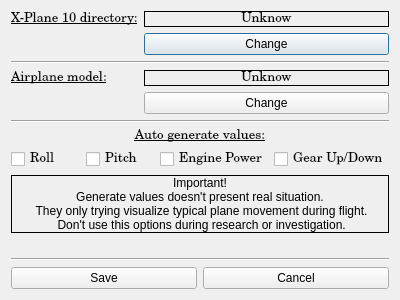
<?xml version="1.0" encoding="UTF-8"?>
<ui version="4.0">
 <class>Options</class>
 <widget class="QDialog" name="Options">
  <property name="geometry">
   <rect>
    <x>0</x>
    <y>0</y>
    <width>400</width>
    <height>300</height>
   </rect>
  </property>
  <property name="windowTitle">
   <string>QAR-Plane Options</string>
  </property>
  <property name="windowIcon">
   <iconset resource="appfiles.qrc">
    <normaloff>:/pictures/options.png</normaloff>:/pictures/options.png</iconset>
  </property>
  <property name="whatsThis">
   <string/>
  </property>
  <layout class="QVBoxLayout" name="verticalLayout_2">
   <item>
    <layout class="QFormLayout" name="formLayout">
     <item row="0" column="0">
      <widget class="QLabel" name="label">
       <property name="font">
        <font>
         <family>Century</family>
         <pointsize>10</pointsize>
         <weight>50</weight>
         <bold>false</bold>
         <underline>true</underline>
        </font>
       </property>
       <property name="frameShape">
        <enum>QFrame::NoFrame</enum>
       </property>
       <property name="text">
        <string>X-Plane 10 directory:</string>
       </property>
      </widget>
     </item>
     <item row="0" column="1">
      <widget class="QLabel" name="label_2">
       <property name="font">
        <font>
         <family>Century</family>
         <pointsize>10</pointsize>
         <weight>50</weight>
         <italic>false</italic>
         <bold>false</bold>
         <underline>false</underline>
        </font>
       </property>
       <property name="frameShape">
        <enum>QFrame::Panel</enum>
       </property>
       <property name="text">
        <string>Unknow</string>
       </property>
       <property name="alignment">
        <set>Qt::AlignCenter</set>
       </property>
      </widget>
     </item>
     <item row="1" column="1">
      <widget class="QPushButton" name="pushButton_3">
       <property name="text">
        <string>Change</string>
       </property>
      </widget>
     </item>
     <item row="2" column="0" colspan="2">
      <widget class="Line" name="line">
       <property name="orientation">
        <enum>Qt::Horizontal</enum>
       </property>
      </widget>
     </item>
     <item row="3" column="0">
      <widget class="QLabel" name="label_3">
       <property name="font">
        <font>
         <family>Century</family>
         <pointsize>10</pointsize>
         <underline>true</underline>
        </font>
       </property>
       <property name="layoutDirection">
        <enum>Qt::LeftToRight</enum>
       </property>
       <property name="text">
        <string>Airplane model:</string>
       </property>
      </widget>
     </item>
     <item row="3" column="1">
      <widget class="QLabel" name="label_4">
       <property name="font">
        <font>
         <family>Century</family>
         <pointsize>10</pointsize>
        </font>
       </property>
       <property name="frameShape">
        <enum>QFrame::Panel</enum>
       </property>
       <property name="frameShadow">
        <enum>QFrame::Plain</enum>
       </property>
       <property name="text">
        <string>Unknow</string>
       </property>
       <property name="alignment">
        <set>Qt::AlignCenter</set>
       </property>
      </widget>
     </item>
     <item row="4" column="1">
      <widget class="QPushButton" name="pushButton_4">
       <property name="text">
        <string>Change</string>
       </property>
      </widget>
     </item>
     <item row="5" column="0" colspan="2">
      <widget class="Line" name="line_2">
       <property name="orientation">
        <enum>Qt::Horizontal</enum>
       </property>
      </widget>
     </item>
     <item row="6" column="0" colspan="2">
      <widget class="QLabel" name="label_5">
       <property name="font">
        <font>
         <family>Century</family>
         <pointsize>10</pointsize>
         <underline>true</underline>
        </font>
       </property>
       <property name="text">
        <string>Auto generate values:</string>
       </property>
       <property name="alignment">
        <set>Qt::AlignCenter</set>
       </property>
      </widget>
     </item>
     <item row="7" column="0" colspan="2">
      <layout class="QHBoxLayout" name="horizontalLayout_2">
       <item>
        <widget class="QCheckBox" name="checkBox_4">
         <property name="sizePolicy">
          <sizepolicy hsizetype="Minimum" vsizetype="Fixed">
           <horstretch>0</horstretch>
           <verstretch>0</verstretch>
          </sizepolicy>
         </property>
         <property name="font">
          <font>
           <family>Century</family>
           <pointsize>10</pointsize>
          </font>
         </property>
         <property name="text">
          <string>Roll</string>
         </property>
        </widget>
       </item>
       <item>
        <widget class="QCheckBox" name="checkBox">
         <property name="sizePolicy">
          <sizepolicy hsizetype="Minimum" vsizetype="Fixed">
           <horstretch>0</horstretch>
           <verstretch>0</verstretch>
          </sizepolicy>
         </property>
         <property name="font">
          <font>
           <family>Century</family>
           <pointsize>10</pointsize>
          </font>
         </property>
         <property name="text">
          <string>Pitch</string>
         </property>
         <property name="autoRepeat">
          <bool>false</bool>
         </property>
        </widget>
       </item>
       <item>
        <widget class="QCheckBox" name="checkBox_3">
         <property name="font">
          <font>
           <family>Century</family>
           <pointsize>10</pointsize>
          </font>
         </property>
         <property name="text">
          <string>Engine Power</string>
         </property>
        </widget>
       </item>
       <item>
        <widget class="QCheckBox" name="checkBox_2">
         <property name="sizePolicy">
          <sizepolicy hsizetype="Minimum" vsizetype="Fixed">
           <horstretch>0</horstretch>
           <verstretch>0</verstretch>
          </sizepolicy>
         </property>
         <property name="font">
          <font>
           <family>Century</family>
           <pointsize>10</pointsize>
          </font>
         </property>
         <property name="layoutDirection">
          <enum>Qt::LeftToRight</enum>
         </property>
         <property name="text">
          <string>Gear Up/Down</string>
         </property>
        </widget>
       </item>
      </layout>
     </item>
     <item row="8" column="0" colspan="2">
      <widget class="QLabel" name="label_7">
       <property name="frameShape">
        <enum>QFrame::Box</enum>
       </property>
       <property name="lineWidth">
        <number>1</number>
       </property>
       <property name="text">
        <string>Important!
Generate values doesn't present real situation.
 They only trying visualize typical plane movement during flight.
 Don't use this options during research or investigation.</string>
       </property>
       <property name="alignment">
        <set>Qt::AlignCenter</set>
       </property>
      </widget>
     </item>
    </layout>
   </item>
   <item>
    <widget class="Line" name="line_3">
     <property name="orientation">
      <enum>Qt::Horizontal</enum>
     </property>
    </widget>
   </item>
   <item>
    <layout class="QHBoxLayout" name="horizontalLayout">
     <property name="spacing">
      <number>6</number>
     </property>
     <item>
      <widget class="QPushButton" name="pushButton_2">
       <property name="text">
        <string>Save</string>
       </property>
      </widget>
     </item>
     <item>
      <widget class="QPushButton" name="pushButton">
       <property name="text">
        <string>Cancel</string>
       </property>
      </widget>
     </item>
    </layout>
   </item>
  </layout>
 </widget>
 <tabstops>
  <tabstop>pushButton</tabstop>
  <tabstop>pushButton_3</tabstop>
  <tabstop>pushButton_4</tabstop>
  <tabstop>checkBox_4</tabstop>
  <tabstop>checkBox</tabstop>
  <tabstop>checkBox_3</tabstop>
  <tabstop>checkBox_2</tabstop>
  <tabstop>pushButton_2</tabstop>
 </tabstops>
 <resources>
  <include location="appfiles.qrc"/>
 </resources>
 <connections/>
</ui>
